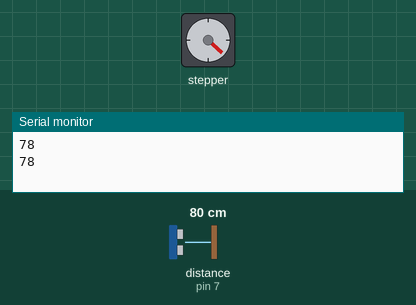
Recording of a sketch running on a simulated Arduino Uno, built with avr-gcc and run on an emulated ATmega328P. Shown: stepper motor, the last lines printed to the serial monitor. Wiring (inferred from the names in the program): ultrasonic range finder: trigger pin 6; echo pin 7. Inputs (shaded band) come from the test bench; at power-on: distance to the obstacle (sensor on pin 7) 80 cm. The echo pulse lasts 58.3 µs per cm; stepper angles assume 2038 steps per turn.

Above: at 2.5 s.
2.6 s: distance to the obstacle (sensor on pin 7) set to 2 cm
At 2.89 s:
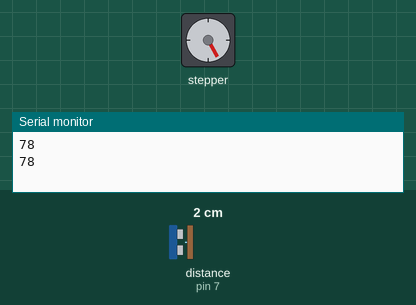
6.1 s: distance to the obstacle (sensor on pin 7) set to 35 cm
At 6.61 s:
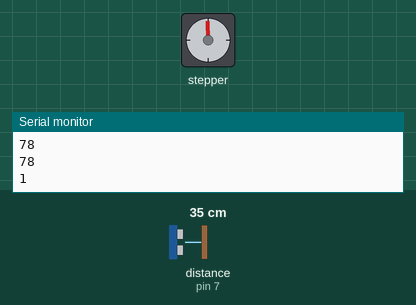
Timing chart, 0 to 21.0 s (numbered marks = the images above; inputs shaded):
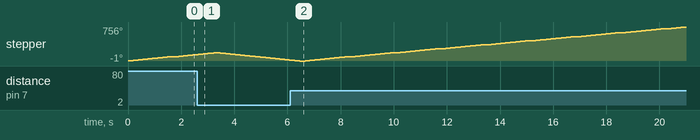

The sketch:

dc_buoc.ino
```cpp
#include <Stepper.h>

const int trigPin = 6;
const int echoPin = 7;

const int stepsPerRevolution = 2038;
const int step90  = stepsPerRevolution / 4;
const int step180 = stepsPerRevolution / 2; // nhớ sửa /8 → /2

// ✅ Đổi thứ tự chân: 8, 10, 9, 11
Stepper myStepper = Stepper(stepsPerRevolution, 8, 10, 9, 11);

void setup() {
    Serial.begin(9600);
    pinMode(trigPin, OUTPUT);
    pinMode(echoPin, INPUT);
}

void loop() {
    digitalWrite(trigPin, LOW);
    delayMicroseconds(2);
    digitalWrite(trigPin, HIGH);
    delayMicroseconds(10);
    digitalWrite(trigPin, LOW);

    long duration = pulseIn(echoPin, HIGH, 30000);
    if (duration == 0) return;

    int distance = duration * 0.034 / 2;
    Serial.println(distance);

    myStepper.setSpeed(10);

    if (distance > 20) {
        myStepper.step(step90);    // quay thuận 90°
        delay(200);
    } else {
        myStepper.step(-step180);  // quay ngược 180°
        delay(200);
    }
}
```
